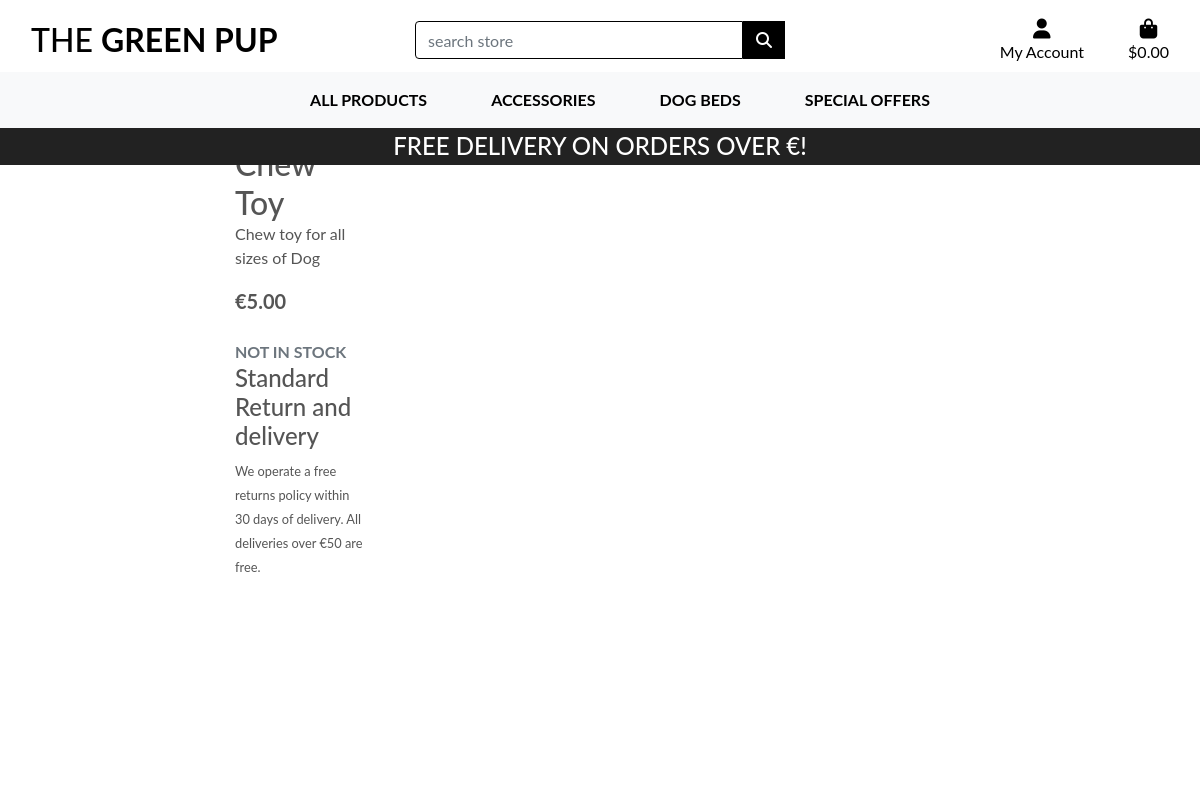
Before: /products/2/ with the older database file.
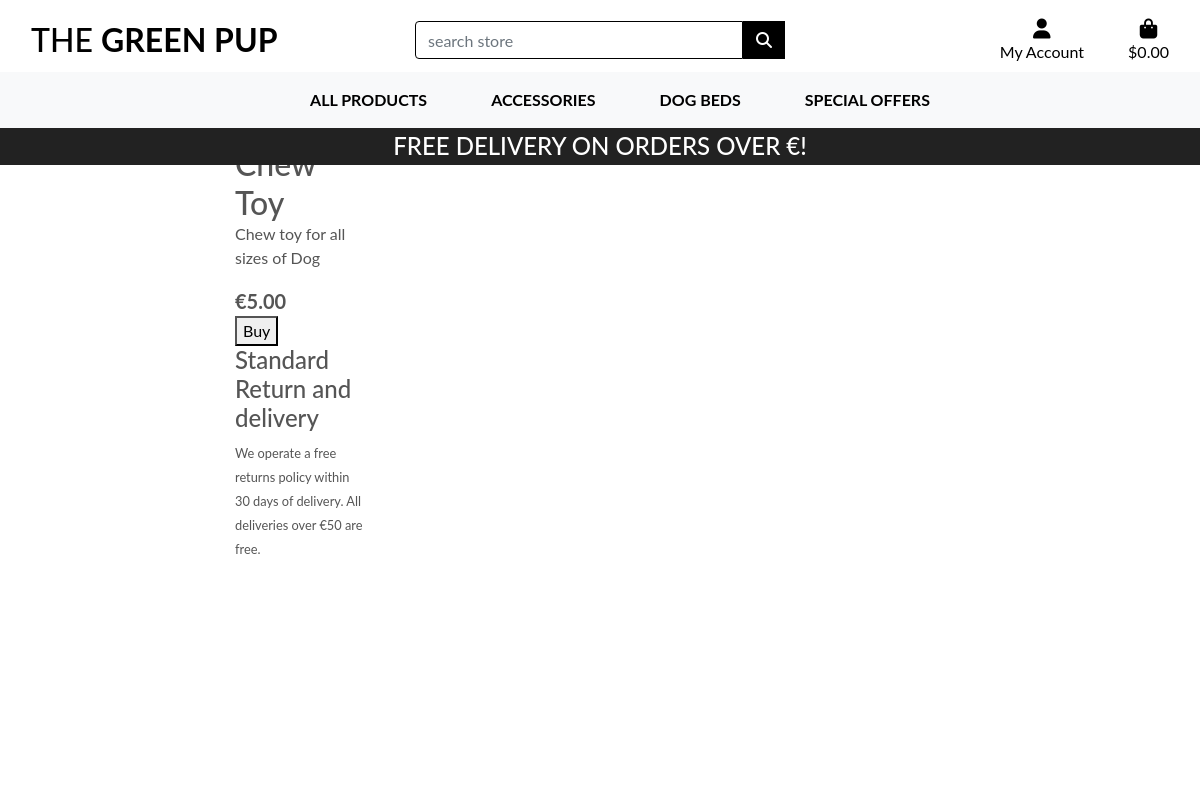
After: the same page with the newer database file.
### products/views.py (the view)
# urls.py: path('<int:product_id>/',views.product_detail_view,name="product-detail"),
def product_detail_view(request,product_id):
    product_item=get_object_or_404(Product,pk=product_id)
    context = {
        'product_item':product_item,
    }
    return render(request,'products/product-detail.html',context)

### products/templates/products/product-detail.html (shortened to what this page needs)
{% extends 'base.html' %}
{% load static %}
{% block content %}
    <div class="overlay"></div>
    <div class="container-fluid">
        <div class="row">
            <div class="col-12 col-md-6 col-lg-4 offset-lg-2">
                <div class="row">
                        <div class="col-sm-12 col-md-12 col-lg-6 col-xl-6">
                            <div class="card h-100 border-0">
                                {% if product_item.image %}
                                <a href="">
                                    <img class="card-img-top img-fluid" src="{{ product_item.image.url }}" alt="{{ product_item.name }}">
                                </a>
                                {% else %}
                                <a href="">
                                </a>
                                {% endif %}
                                <div class="card-body pb-0">
                                    <h2 class="mb-0">{{ product_item.name }}</h2>
                                    <p>{{ product_item.description }}</p>
                                </div>
                                <div class="card-footer bg-white pt-0 border-0 text-left">
                                    <div class="row">
                                        <div class="col">
                                            <p class="lead mb-0 text-left font-weight-bold">€{{ product_item.price }}</p>
                                            {% if product_item.in_stock %}
                                            <button href="#">Buy</button>
                                            {% else %}
                                            <br/><strong class="text-muted">NOT IN STOCK</strong>
                                            {% endif %}
                                            <h4>{{ product_item.policy.title }}</h4>
                                            <small>{{ product_item.policy.info }}</small>
                                        </div>
                                    </div>
                                </div>
                            </div>
                        </div>
                </div>
            </div>
        </div>
    </div>
{% endblock content %}

Changed rows visible on the page:
changed Product "Chew Toy": in_stock False → True (drawn)
Other visible differences:
text no longer shown: "NOT IN STOCK"
text now shown: "Buy"
